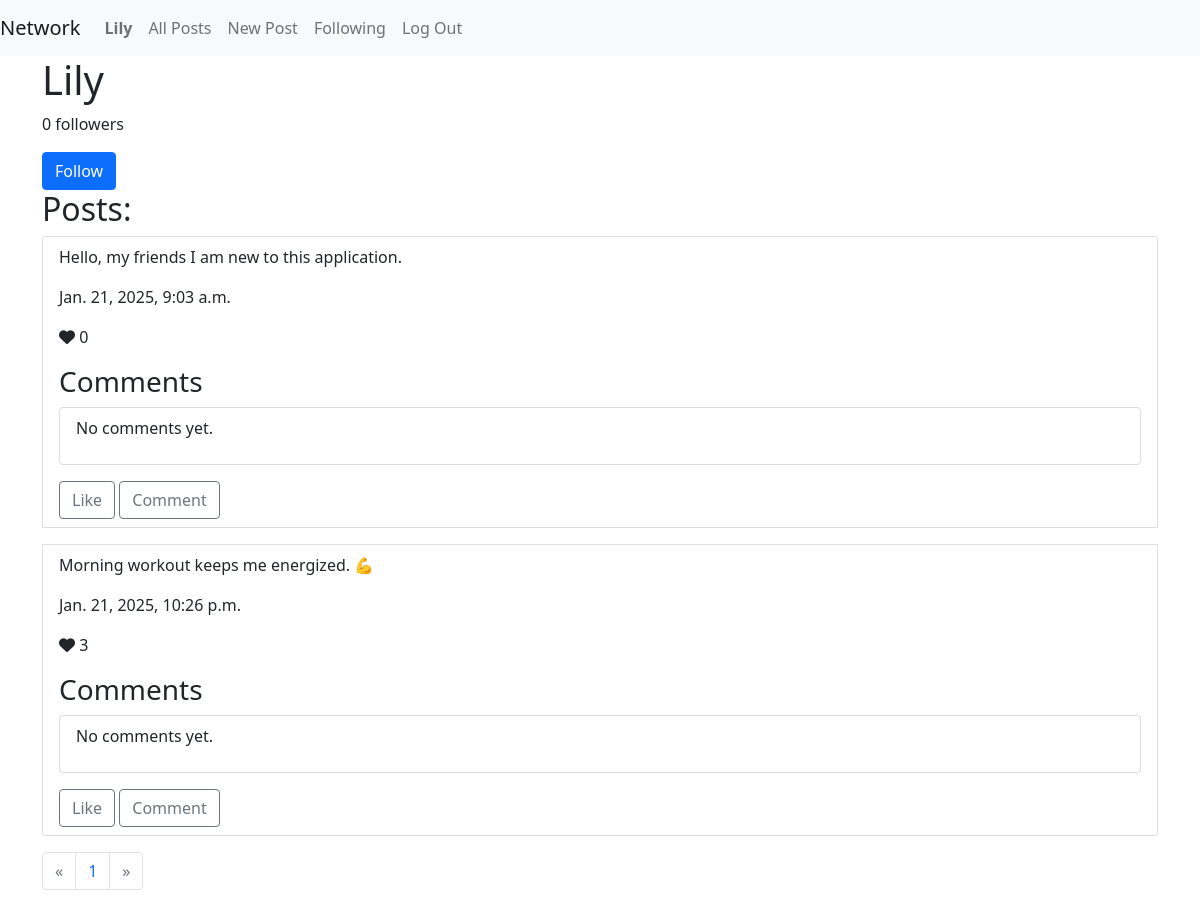
The page /user/2 (signed in) on the database its author committed.
### network/models.py (models this page shows, shortened)
class User(AbstractUser):
    def nbFollowers(self):
        return Follow.objects.filter(followed=self).count()
    def posts(self):
        return Post.objects.filter(user=self)

class Post(models.Model):
    likes = models.IntegerField(default=0)
    image = models.ImageField(upload_to='images/', blank=True, null=True)
    date = models.DateTimeField(auto_now_add=True)
    text = models.TextField()
    user = models.ForeignKey(User, on_delete=models.CASCADE, related_name='post_user')
    userLike = models.ManyToManyField(User, related_name='liked_posts', blank=True)
    def nbLikes(self):
        return self.userLike.count()

### network/views.py (the view)
# urls.py: path("user/<int:user_id>", views.profile, name="profile"),
def profile(request, user_id):
    if request.method == "GET":
        user = User.objects.get(pk=user_id)
        followers = user.nbFollowers()
        posts = user.posts()
        isFollowing = Follow.objects.filter(follower=request.user, followed=user).exists()
        paginator = Paginator(posts, 10)
        page_number_seleted = request.GET.get('page')
        page_obj = paginator.get_page(page_number_seleted)
        isPreviousPage = page_obj.has_previous()
        isNextPage = page_obj.has_next()
        return render(request, "network/profile.html", {
            "page_obj": page_obj,
            "user": user,
            "followers": followers,
            "posts": posts,
            "followed": request.user in user.follower.all(),
            "paginator": paginator,
            "isPreviousPage": isPreviousPage,
            "isNextPage": isNextPage,
            "is_following": isFollowing
        })

### network/templates/network/profile.html (shortened to what this page needs)
{% extends "network/layout.html" %}
{% load static %}
{% block body %}
<div class="container">
    <h1>{{ user.username }}</h1>
    <div>
        <p id="followers">{{ followers }} followers</p>
        {% if is_following %}
            <button id="un-follow-btn" class="btn btn-primary" data-user-id="{{ user.id }}">Unfollow</button>
        {% else %}
            <button id="un-follow-btn" class="btn btn-primary" data-user-id="{{ user.id }}">Follow</button>
        {% endif %}
    </div>
    <h2>Posts:</h2>
    <ul class="list-group">
        {% for post in posts %}
            <li class="list-group-item mb-3 border-top">
                <div class="post">
                    <p>{{ post.text }}</p>
                    <p>{{ post.date }}</p>
                    <p><i class="fa-solid fa-heart"></i> <span id="like-post-{{ post.id }}">{{ post.nbLikes }}</span></p>
                    <h3>Comments</h3>
                    <ul class="list-group" id="comment-post-{{ post.id }}">
                        {% for comment in post.post_comment.all %}
                        <li class="list-group-item">
                            <small class="text-muted">User: {{comment.user.username}}</small>
                            <p>{{comment.comment}}</p>
                            <small class="text-muted">at {{comment.date}}</small>
                        </li>
                        {% empty %}
                        <li class="list-group-item">
                            <p>No comments yet.</p>
                        </li>
                        {% endfor %}
                    </ul>
                    <div class="mt-3">
                        <button class="btn btn-outline-secondary like-btn" data-post-id="{{ post.id }}">Like</button>
                        <button class="btn btn-outline-secondary comment-btn" data-post-id="{{ post.id }}">Comment</button>
                    </div>
                </div>
            </li>
        {% empty %}
            <li class="list-group-item">
                <p>No posts yet.</p>
            </li>
        {% endfor %}
    </ul>
    <nav aria-label="Post navigation">
        <ul class="pagination">
            <li class="page-item {% if not isPreviousPage %}disabled{% endif %}">
                <a class="page-link" href="?page={% if isPreviousPage %}{{ page_obj.previous_page_number }}{% endif %}"
                aria-label="Previous">
                    <span aria-hidden="true">&laquo;</span>
                </a>
            </li>
            {% for page_num in paginator.page_range %}
                <li class="page-item"><a class="page-link" href="?page={{ page_num }}">{{page_num}}</a></li>
            {% endfor %}
            <li class="page-item {% if not isPreviousPage %}disabled{% endif %}">
                <a class="page-link" href="?page={% if isNextPage %}{{ page_obj.previous_page_number }}{{ page_obj.next_page_number }}{% endif %}"
                aria-label="Next">
                    <span aria-hidden="true">&raquo;</span>
                </a>
            </li>
        </ul>
    </nav>
</div>
{% endblock %}

### network/templates/network/layout.html (shortened to what this page needs)
{% load static %}
<!DOCTYPE html>
<html lang="en">
  <head>
    <link
      href="https://cdn.jsdelivr.net/npm/bootstrap@5.0.2/dist/css/bootstrap.min.css"
      rel="stylesheet"
    />
    <link rel="stylesheet" href="https://cdnjs.cloudflare.com/ajax/libs/font-awesome/6.3.0/css/all.min.css">
    <link href="{% static 'network/styles.css' %}" rel="stylesheet" />
  </head>
  <body>
    <nav class="navbar navbar-expand-lg navbar-light bg-light">
      <a class="navbar-brand" href="#">Network</a>
      <div>
        <ul class="navbar-nav mr-auto">
          {% if user.is_authenticated %}
          <li class="nav-item">
            <a class="nav-link" href="#">
              <strong>{{ user.username }}</strong>
            </a>
          </li>
          {% endif %}
          <li class="nav-item">
            <a id="index" class="nav-link" href="{% url 'index' %}">All Posts</a>
          </li>
          {% if user.is_authenticated %}
          <li class="nav-item">
            <a class="nav-link" href="{% url 'create-post' %}">New Post</a>
          </li>
          <li class="nav-item">
            <a id="following" class="nav-link" href="#">Following</a>
          </li>
          <li class="nav-item">
            <a class="nav-link" href="{% url 'logout' %}">Log Out</a>
          </li>
          {% endif %}
        </ul>
      </div>
    </nav>
    <div class="body">{% block body %} {% endblock %}</div>
  </body>
</html>

### rows shown on the page
User: username "Lily"
Post: text "Hello, my friends I am new to this application.", date "Jan. 21, 2025, 9:03 a.m.", nbLikes "0"
Post: text "Morning workout keeps me energized. 💪", date "Jan. 21, 2025, 10:26 p.m.", nbLikes "3"

### other values the page prints
{{ followers }} "0"
{{ page_num }} "1"
